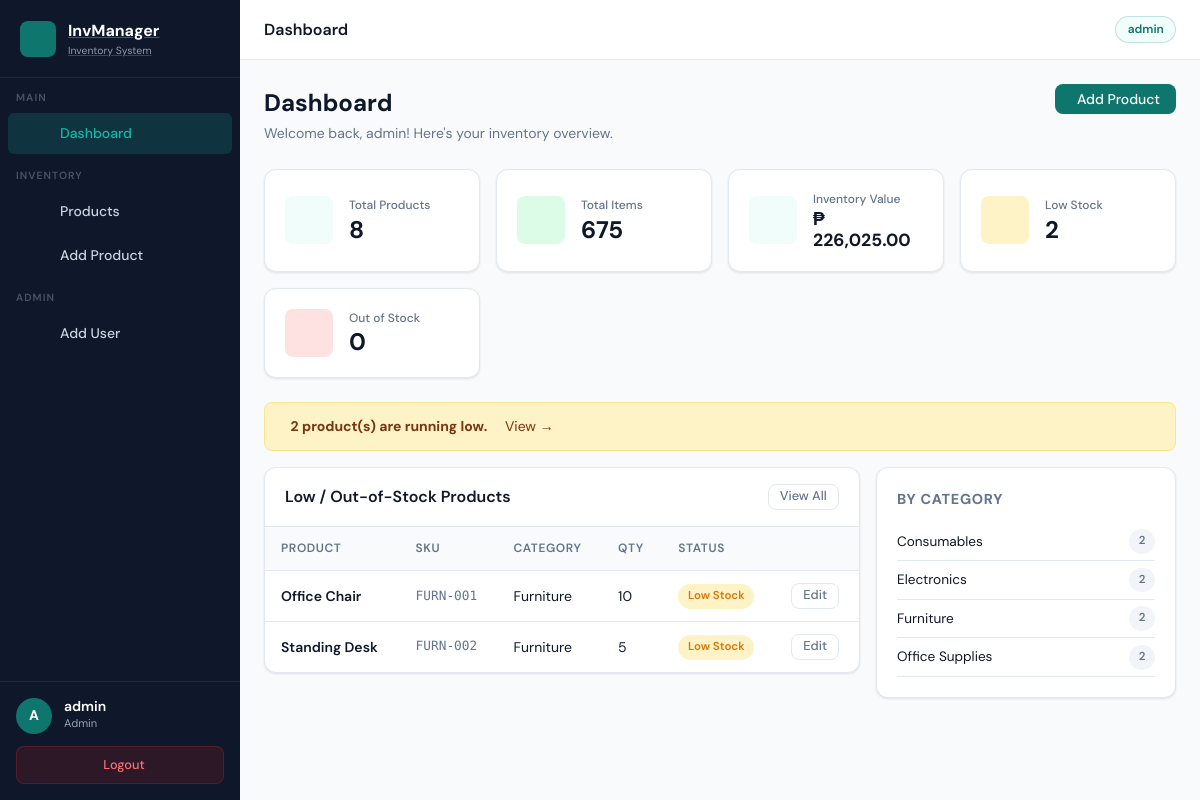
The page /views/dashboard/index.php (signed in) on the database its author committed.
### tables this page shows
CREATE TABLE IF NOT EXISTS products (
    id          INT AUTO_INCREMENT PRIMARY KEY,
    name        VARCHAR(150) NOT NULL,
    sku         VARCHAR(80)  NOT NULL UNIQUE,
    category_id INT,
    price       DECIMAL(10,2) NOT NULL DEFAULT 0.00,
    quantity    INT          NOT NULL DEFAULT 0,
    description TEXT,
    created_by  INT,                               
    created_at  DATETIME DEFAULT CURRENT_TIMESTAMP,
    updated_at  DATETIME DEFAULT CURRENT_TIMESTAMP ON UPDATE CURRENT_TIMESTAMP,

    FOREIGN KEY (category_id) REFERENCES categories(id) ON DELETE SET NULL,
    FOREIGN KEY (created_by)  REFERENCES users(id)      ON DELETE SET NULL
);

CREATE TABLE IF NOT EXISTS categories (
    id          INT AUTO_INCREMENT PRIMARY KEY,
    name        VARCHAR(100) NOT NULL UNIQUE,
    description TEXT,
    created_at  DATETIME DEFAULT CURRENT_TIMESTAMP
);

### config/auth.php (called while the page is built, shortened)
<?php
$currentUser = [
    'id'       => $_SESSION['user_id'],
    'username' => $_SESSION['user_username'],
    'email'    => $_SESSION['user_email'],
    'role'     => $_SESSION['user_role'],
];
function h(string $value): string {
    return htmlspecialchars($value, ENT_QUOTES, 'UTF-8');
}

### controllers/ProductController.php (called while the page is built, shortened)
<?php
require_once __DIR__ . '/../models/Product.php';
class ProductController {
    private mysqli $conn;
    public function __construct(mysqli $conn) {
        $this->conn = $conn;
    }
    public function getAll(string $search = '', int $category_id = 0): array {
        $sql = 'SELECT p.*, c.name AS category_name
                  FROM products p
                  LEFT JOIN categories c ON p.category_id = c.id
                 WHERE 1=1';
        $params = [];
        $types  = '';
        if ($category_id > 0) {
            $sql      .= ' AND p.category_id = ?';
            $params[]  = $category_id;
            $types    .= 'i';
        }
        $sql .= ' ORDER BY p.updated_at DESC';
        $stmt = $this->conn->prepare($sql);
        if (!empty($params)) {
            $stmt->bind_param($types, ...$params);
        }
        $stmt->execute();
        $result = $stmt->get_result();
        $products = [];
        while ($row = $result->fetch_assoc()) {
            $products[] = new Product(
                $row['name'],
                $row['sku'],
                (float)$row['price'],
                (int)$row['quantity'],
                $row['description'] ?? '',
                $row['category_id'] ? (int)$row['category_id'] : null,
                $row['created_by']  ? (int)$row['created_by']  : null,
                (int)$row['id'],
                $row['created_at'],
                $row['updated_at'],
                $row['category_name'] ?? ''
            );
        }
        return $products;
    }
    public function getSummary(): array {
        $result = $this->conn->query(
            'SELECT
                COUNT(*)                                    AS total_products,
                SUM(quantity)                               AS total_items,
                SUM(price * quantity)                       AS total_value,
                SUM(quantity = 0)                           AS out_of_stock,
                SUM(quantity > 0 AND quantity <= 10)        AS low_stock
             FROM products'
        );
        return $result->fetch_assoc() ?? [];
    }
}

### models/Product.php (called while the page is built, shortened)
<?php
class Product {
    public int    $quantity;
    public function __construct(
        string $name,
        string $sku,
        float  $price,
        int    $quantity,
        string $description   = '',
        ?int   $category_id   = null,
        ?int   $created_by    = null,
        int    $id            = 0,
        string $created_at    = '',
        string $updated_at    = '',
        string $category_name = ''
    ) {
        $this->id            = $id;
        $this->name          = trim($name);
        $this->sku           = strtoupper(trim($sku));
        $this->quantity      = $quantity;
        $this->category_name = $category_name;
    }
    public function stockStatus(): string {
        if ($this->quantity <= 10)  return 'Low Stock';
        return 'In Stock';
    }
    public function stockClass(): string {
        if ($this->quantity <= 10)  return 'badge-warning';
        return 'badge-success';
    }
}

### controllers/CategoryController.php (called while the page is built)
<?php
require_once __DIR__ . '/../models/Category.php';
class CategoryController {
    private mysqli $conn;
    public function __construct(mysqli $conn) {
        $this->conn = $conn;
    }
    public function getAll(): array {
        $result     = $this->conn->query('SELECT * FROM categories ORDER BY name');
        $categories = [];
        while ($row = $result->fetch_assoc()) {
            $categories[] = new Category(
                $row['name'],
                $row['description'] ?? '',
                (int)$row['id'],
                $row['created_at']
            );
        }
        return $categories;
    }
}

### models/Category.php (called while the page is built, shortened)
<?php
class Category {
    public function __construct(
        string $name,
        string $description = '',
        int    $id          = 0,
        string $created_at  = ''
    ) {
        $this->id          = $id;
        $this->name        = trim($name);
    }
}

### views/dashboard/index.php (the view, shortened to what this page needs)
<?php
require_once __DIR__ . '/../../config/auth.php';
require_once __DIR__ . '/../../config/database.php';
require_once __DIR__ . '/../../controllers/ProductController.php';
require_once __DIR__ . '/../../controllers/CategoryController.php';
$pageTitle  = 'Dashboard';
$activePage = 'dashboard';
$productCtrl  = new ProductController($conn);
$categoryCtrl = new CategoryController($conn);
$summary    = $productCtrl->getSummary();
$lowStock   = array_filter(
    $productCtrl->getAll(),
    fn($p) => $p->quantity > 0 && $p->quantity <= 10
);
$outOfStock = array_filter(
    $productCtrl->getAll(),
    fn($p) => $p->quantity === 0
);
function peso(float $amount): string {
    return '₱ ' . number_format($amount, 2);
}
?>
<?php require __DIR__ . '/../partial/header_app.php'; ?>
<div class="page-header">
    <div>
        <h1>Dashboard</h1>
        <p>Welcome back, <?= h($currentUser['username']) ?>! Here's your inventory overview.</p>
    </div>
    <a href="/views/products/create.php" class="btn btn-primary">
        <i class="ph-bold ph-plus"></i> Add Product
    </a>
</div>
<div class="stat-grid">
    <div class="stat-card">
        <div class="stat-icon teal"><i class="ph-bold ph-package"></i></div>
        <div>
            <div class="stat-label">Total Products</div>
            <div class="stat-value"><?= number_format((int)($summary['total_products'] ?? 0)) ?></div>
        </div>
    </div>
    <div class="stat-card">
        <div class="stat-icon green"><i class="ph-bold ph-stack"></i></div>
        <div>
            <div class="stat-label">Total Items</div>
            <div class="stat-value"><?= number_format((int)($summary['total_items'] ?? 0)) ?></div>
        </div>
    </div>
    <div class="stat-card">
        <div class="stat-icon teal"><i class="ph-bold ph-currency-circle-dollar"></i></div>
        <div>
            <div class="stat-label">Inventory Value</div>
            <div class="stat-value" style="font-size:1.1rem;">
                <?= peso((float)($summary['total_value'] ?? 0)) ?>
            </div>
        </div>
    </div>
    <div class="stat-card">
        <div class="stat-icon yellow"><i class="ph-bold ph-warning"></i></div>
        <div>
            <div class="stat-label">Low Stock</div>
            <div class="stat-value"><?= (int)($summary['low_stock'] ?? 0) ?></div>
        </div>
    </div>
    <div class="stat-card">
        <div class="stat-icon red"><i class="ph-bold ph-x-circle"></i></div>
        <div>
            <div class="stat-label">Out of Stock</div>
            <div class="stat-value"><?= (int)($summary['out_of_stock'] ?? 0) ?></div>
        </div>
    </div>
</div>
<?php if (!empty($lowStock)): ?>
<div class="alert alert-warning mb-2">
    <strong><?= count($lowStock) ?> product(s) are running low.</strong>
    <a href="/views/products/index.php" style="color:inherit; margin-left:.5rem;">View →</a>
</div>
<?php endif; ?>
<div style="display:grid; grid-template-columns: 1fr 300px; gap:1rem; align-items:start; flex-wrap:wrap;">
    <div class="card">
        <div class="card-header">
            <span class="card-title"><i class="ph-bold ph-warning" style="color:var(--warning)"></i> Low / Out-of-Stock Products</span>
            <a href="/views/products/index.php" class="btn btn-outline btn-sm">View All</a>
        </div>
        <?php
        $watchlist = array_merge(
            array_values($outOfStock),
            array_values($lowStock)
        );
        ?>
        <?php if (empty($watchlist)): ?>
            <div class="empty-state" style="padding:2rem;">
                <h3>All stocked up!</h3>
                <p>No products need attention right now.</p>
            </div>
        <?php else: ?>
        <div class="table-wrap">
            <table>
                <thead>
                    <tr>
                        <th>Product</th>
                        <th>SKU</th>
                        <th>Category</th>
                        <th>Qty</th>
                        <th>Status</th>
                        <th></th>
                    </tr>
                </thead>
                <tbody>
                <?php foreach ($watchlist as $p): ?>
                    <tr>
                        <td class="fw-600"><?= h($p->name) ?></td>
                        <td class="sku-cell"><?= h($p->sku) ?></td>
                        <td><?= h($p->category_name ?: '—') ?></td>
                        <td><?= $p->quantity ?></td>
                        <td><span class="badge <?= $p->stockClass() ?>"><?= $p->stockStatus() ?></span></td>
                        <td>
                            <a href="/views/products/edit.php?id=<?= $p->id ?>"
                               class="btn btn-outline btn-sm">Edit</a>
                        </td>
                    </tr>
                <?php endforeach; ?>
                </tbody>
            </table>
        </div>
        <?php endif; ?>
    </div>
    <div style="display:flex; flex-direction:column; gap:1rem;">
        <div class="card card-body">
            <h3 style="font-size:.9rem; margin-bottom:.75rem; color:var(--text-muted); text-transform:uppercase; letter-spacing:.05em;">By Category</h3>
            <?php
            $categories = $categoryCtrl->getAll();
            foreach ($categories as $cat):
                $count = count(array_filter(
                    $productCtrl->getAll('', $cat->id),
                    fn($p) => true
                ));
            ?>
            <div style="display:flex; justify-content:space-between; align-items:center; padding:.4rem 0; border-bottom:1px solid var(--border); font-size:.85rem;">
                <span><?= h($cat->name) ?></span>
                <span class="badge badge-neutral"><?= $count ?></span>
            </div>
            <?php endforeach; ?>
        </div>
    </div>
</div>
<?php require __DIR__ . '/../partial/footer_app.php'; ?>

### views/partial/header_app.php (shortened to what this page needs)
<!DOCTYPE html>
<html lang="en">
<head>
    <link rel="stylesheet" href="/public/styles.css">
</head>
<body>
<div class="app-shell">
<aside class="sidebar">
    <a href="/views/dashboard/index.php" class="sidebar-brand">
        <div class="brand-icon"><i class="ph-bold ph-package"></i></div>
        <div>
            <span>InvManager</span>
            <small>Inventory System</small>
        </div>
    </a>
    <div class="nav-section">Main</div>
    <a href="/views/dashboard/index.php"
       class="nav-item <?= ($activePage ?? '') === 'dashboard' ? 'active' : '' ?>">
        Dashboard
    </a>
    <div class="nav-section">Inventory</div>
    <a href="/views/products/index.php"
       class="nav-item <?= ($activePage ?? '') === 'products' ? 'active' : '' ?>">
        Products
    </a>
    <a href="/views/products/create.php"
       class="nav-item <?= ($activePage ?? '') === 'product-create' ? 'active' : '' ?>">
        Add Product
    </a>
    <?php if ($currentUser['role'] === 'admin'): ?>
    <div class="nav-section">Admin</div>
    <a href="/views/auth/register.php"
       class="nav-item <?= ($activePage ?? '') === 'register' ? 'active' : '' ?>">
        Add User
    </a>
    <?php endif; ?>
    <div class="sidebar-footer">
        <div class="user-info">
            <div class="user-avatar">
                <?= strtoupper(substr($currentUser['username'], 0, 1)) ?>
            </div>
            <div>
                <div class="user-name"><?= h($currentUser['username']) ?></div>
                <div class="user-role"><?= h($currentUser['role']) ?></div>
            </div>
        </div>
        <a href="/views/auth/logout.php" class="btn-logout">
            <i class="ph-bold ph-sign-out"></i> Logout
        </a>
    </div>
</aside>
<header class="topbar">
    <span class="topbar-title"><?= isset($pageTitle) ? h($pageTitle) : 'Dashboard' ?></span>
    <div class="topbar-right">
        <span class="topbar-badge">
            <?= h($currentUser['username']) ?>
        </span>
    </div>
</header>
<main class="main-content">

### views/partial/footer_app.php
</main>
</div>
</body>
</html>

### rows shown on the page
products: name "Office Chair", sku "FURN-001", category.name "Furniture", quantity "10", quantity "Low Stock"
products: name "Standing Desk", sku "FURN-002", category.name "Furniture", quantity "5", quantity "Low Stock"
categories: name "Consumables", count "2"
categories: name "Electronics", count "2"
categories: name "Furniture", count "2"
categories: name "Office Supplies", count "2"

### other values the page prints
substr($currentUser['username'], 0, 1) "A"
$currentUser['username'] "admin"
$currentUser['role'] "Admin"
$pageTitle "Dashboard"
$summary['total_products'] "8"
$summary['total_items'] "675"
peso((float)($summary['total_value'] ?? 0)) "₱ 226,025.00"
$summary['low_stock'] "2"
$summary['out_of_stock'] "0"
count($lowStock) "2"
